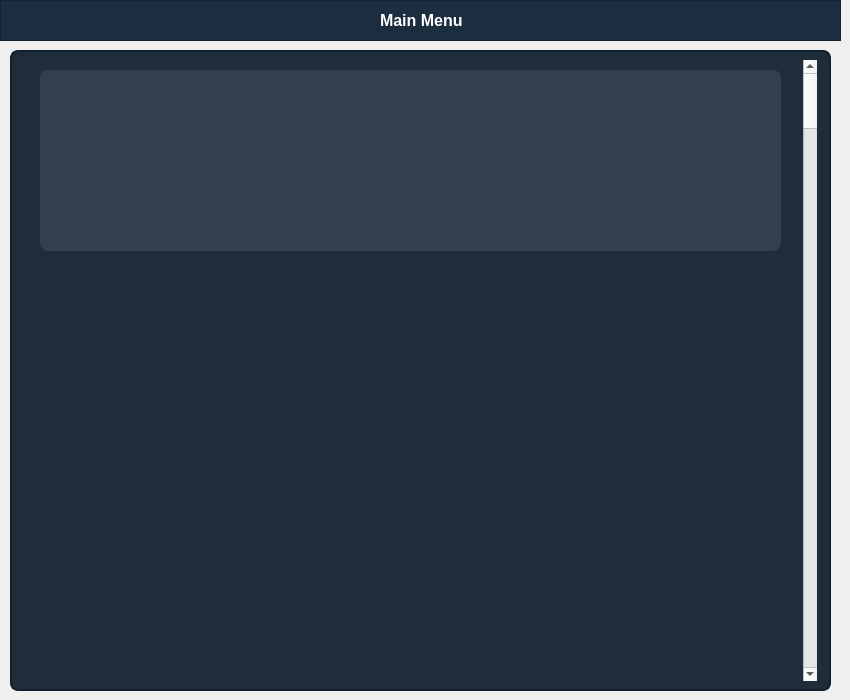
       <widget class="QWidget" name="page_main">
        <widget class="QWidget" name="verticalLayoutWidget_5">
         <property name="geometry">
          <rect>
           <x>0</x>
           <y>0</y>
           <width>841</width>
           <height>41</height>
          </rect>
         </property>
         <layout class="QVBoxLayout" name="verticalLayout_4">
          <item>
           <widget class="QFrame" name="frame">
            <property name="styleSheet">
             <string notr="true">background-color:  #1b2d3f</string>
            </property>
            <property name="frameShape">
             <enum>QFrame::Shape::StyledPanel</enum>
            </property>
            <property name="frameShadow">
             <enum>QFrame::Shadow::Raised</enum>
            </property>
            <widget class="QLabel" name="label_2">
             <property name="geometry">
              <rect>
               <x>380</x>
               <y>0</y>
               <width>87</width>
               <height>41</height>
              </rect>
             </property>
             <property name="styleSheet">
              <string notr="true">QLabel{
	background-color: rgba(255, 255, 255, 0);
    color: #ffffff;
    font-weight: bold;
    font-size: 16px;
}</string>
             </property>
             <property name="text">
              <string>Main Menu</string>
             </property>
            </widget>
           </widget>
          </item>
         </layout>
        </widget>
        <widget class="QWidget" name="verticalLayoutWidget_11">
         <property name="geometry">
          <rect>
           <x>10</x>
           <y>50</y>
           <width>821</width>
           <height>641</height>
          </rect>
         </property>
         <layout class="QVBoxLayout" name="verticalLayout_10">
          <item>
           <widget class="QFrame" name="frame_7">
            <property name="styleSheet">
             <string notr="true">QFrame {
    background-color: #1f2c39;
    border-width: 2px;
    border-style: solid;
    border-color: #11212f;
    border-radius: 8px;
}</string>
            </property>
            <property name="frameShape">
             <enum>QFrame::Shape::StyledPanel</enum>
            </property>
            <property name="frameShadow">
             <enum>QFrame::Shadow::Raised</enum>
            </property>
            <widget class="QWidget" name="horizontalLayoutWidget_4">
             <property name="geometry">
              <rect>
               <x>790</x>
               <y>10</y>
               <width>20</width>
               <height>621</height>
              </rect>
             </property>
             <layout class="QHBoxLayout" name="horizontalLayout_4">
              <item>
               <widget class="QScrollBar" name="verticalScrollBar_3">
                <property name="orientation">
                 <enum>Qt::Orientation::Vertical</enum>
                </property>
               </widget>
              </item>
             </layout>
            </widget>
            <widget class="QWidget" name="verticalLayoutWidget_12">
             <property name="geometry">
              <rect>
               <x>30</x>
               <y>20</y>
               <width>741</width>
               <height>181</height>
              </rect>
             </property>
             <layout class="QVBoxLayout" name="verticalLayout_11">
              <item>
               <widget class="QListWidget" name="listWidget">
                <property name="styleSheet">
                 <string notr="true">QListWidget {
    background-color: #333f51;
    border: none;
}</string>
                </property>
               </widget>
              </item>
             </layout>
            </widget>
           </widget>
          </item>
         </layout>
        </widget>
       </widget>
